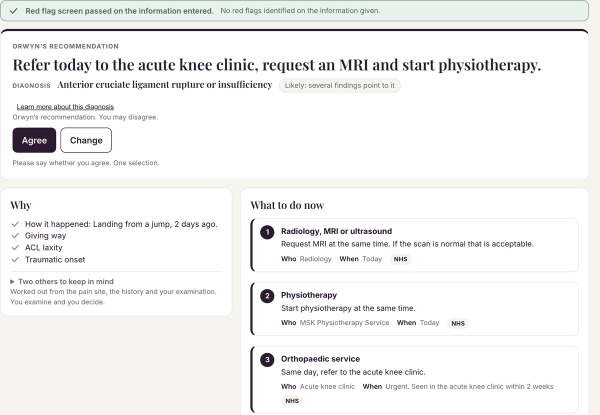
#> input picture img/01-result.png, 1200 x 829 px, found by its file name (shown at 1/2 size)
$ python build-pictures.py
#> lines starting #> are read from the running program, lines starting #| are printed output that depends on the picture
"""Build the website's product pictures from the brand folder.

Run from the repository root with a Python that has Pillow:
    python3 _tools/build-pictures.py

Source: Orwyn Ltd/04-brand/website-screenshots-v0.15/<slot>.png (2x screenshots).
Output: img/<slot>-1200.webp, img/<slot>-800.webp and img/<slot>.png (the PNG fallback).
Each slot keeps its name, so the pages need no change when a new picture arrives.
Slots with no source file are skipped and reported. This folder is not deployed (.vercelignore).
"""
import os, sys
from PIL import Image

HERE = os.path.dirname(os.path.abspath(__file__))
ROOT = os.path.dirname(HERE)
SRC = os.path.join(ROOT, '..', '..', '04-brand', 'website-screenshots-v0.15')

# slot name: (source file names to try, in order; optional crop height in source pixels)
SLOTS = {
    '01-result':               (['01-result.png', '01-result-acl.png'], None),
    '02-finish-letters':       (['02-finish-letters.png', '02-finish-letter-to-patient.png'], 2050),
    '03-surgeon-letter':       (['03-surgeon-letter.png', '03-letter-to-acute-knee-clinic.png'], None),
    '04-imaging-request':      (['04-imaging-request.png', '04-mri-request.png'], None),
    '05-safety-stop':          (['05-safety-stop.png', '05-safety-stop-screen.png'], None),
    '06-safety-questions':     (['06-safety-questions.png'], None),
    '07-mechanism-one-tap':    (['07-mechanism-one-tap.png'], None),
    '08-patient-page-phone':   (['08-patient-page-phone.png'], None),
    '09-clinic-note':          (['09-clinic-note.png'], None),
    '10-physiotherapy-referral': (['10-physiotherapy-referral.png'], None),
    '08-patient-page-phone-full': (['08-patient-page-phone-full.png'], None),
}

def build(slot, names, crop_h):
#> called with slot = '01-result'
    src = next((os.path.join(SRC, n) for n in names if os.path.exists(os.path.join(SRC, n))), None)
    if not src:
        return f'{slot}: no source yet, skipped'
    im = Image.open(src).convert('RGB')
#> im is the input picture: PIL image 1200x829 RGB; mean R, G, B 243.1, 242.6, 242.3
    if crop_h and im.height > crop_h:
        im = im.crop((0, 0, im.width, crop_h))
    out = []
    for w in (1200, 800):
        # a narrow source (a phone screen) is kept at its own width, never enlarged
        tw = min(w, im.width)
        r = im.resize((tw, round(im.height * tw / im.width)), Image.LANCZOS) if tw != im.width else im.copy()
        # keep whichever WebP is smaller: lossy, or lossless from the 256-colour version
        import io
        lossy, lossless = io.BytesIO(), io.BytesIO()
        r.save(lossy, 'WEBP', quality=82, method=6)
        r.quantize(256, method=Image.Quantize.MEDIANCUT, dither=Image.Dither.NONE).convert('RGB').save(lossless, 'WEBP', lossless=True, method=6)
        best = min(lossy, lossless, key=lambda b: b.getbuffer().nbytes)
        open(os.path.join(ROOT, 'img', f'{slot}-{w}.webp'), 'wb').write(best.getvalue())
        if w == 1200:
            r.quantize(256, method=Image.Quantize.MEDIANCUT, dither=Image.Dither.NONE).save(os.path.join(ROOT, 'img', f'{slot}.png'), optimize=True)
            out.append(f'{r.width}x{r.height}')
#> this loop made 2 passes
#> pass 2, in build, `r = im.resize((tw, round(im.height * tw / im.width)), Image.LANCZOS) i..`:
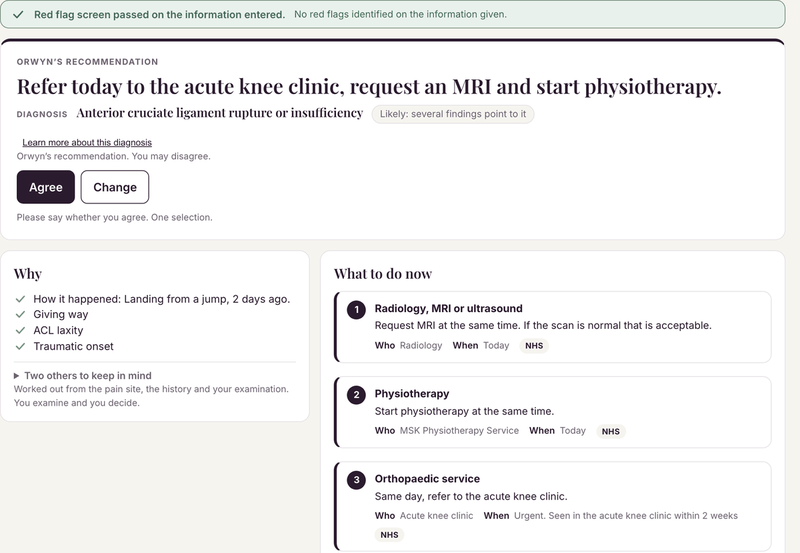
#> r: PIL image 800x553 RGB; mean R, G, B 242.8, 242.3, 242
#> after the loop, out = ['1200x829']
    return f'{slot}: from {os.path.basename(src)} {" ".join(out)} (update width and height in the pages if the size changed)'

if __name__ == '__main__':
    for slot, (names, crop) in SLOTS.items():
        print(build(slot, names, crop))
#> pass 2 of the loop `for slot, (names, crop) in SLOTS.items():`:
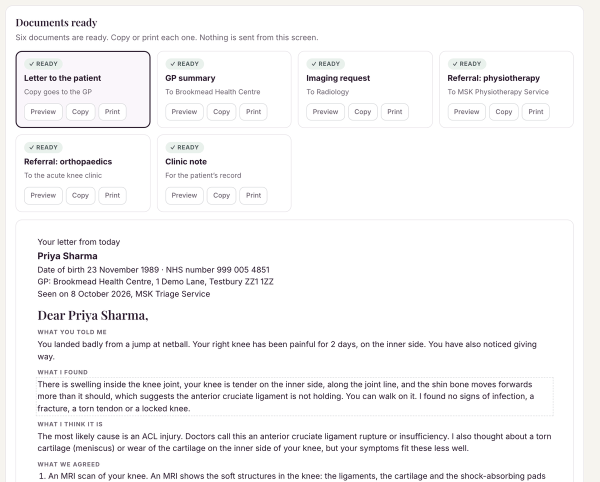
#> input picture img/02-finish-letters.png, 1200 x 964 px, found by its file name (shown at 1/2 size)
#> in build, im is the input picture: PIL image 1200x964 RGB; mean R, G, B 246.4, 245.7, 246.3
#> the loop in build (call 2), `for w in (1200, 800):` made 2 passes
#> pass 2, in build (call 2), `r = im.resize((tw, round(im.height * tw / im.width)), Image.LANCZOS) i..`:
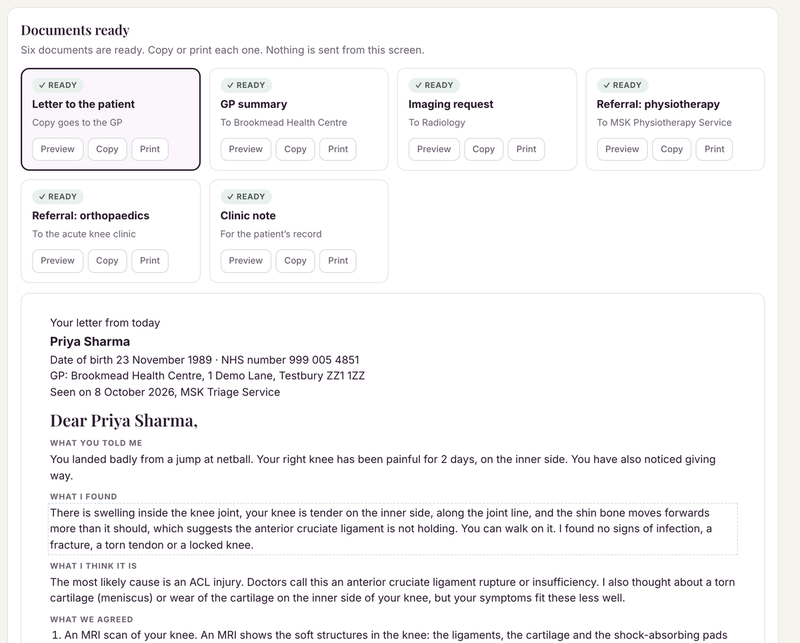
#> r: PIL image 800x643 RGB; mean R, G, B 246, 245.3, 245.9
#> after the loop in build (call 2), `for w in (1200, 800):`: out = ['1200x964']
#> pass 3 of the loop `for slot, (names, crop) in SLOTS.items():`:
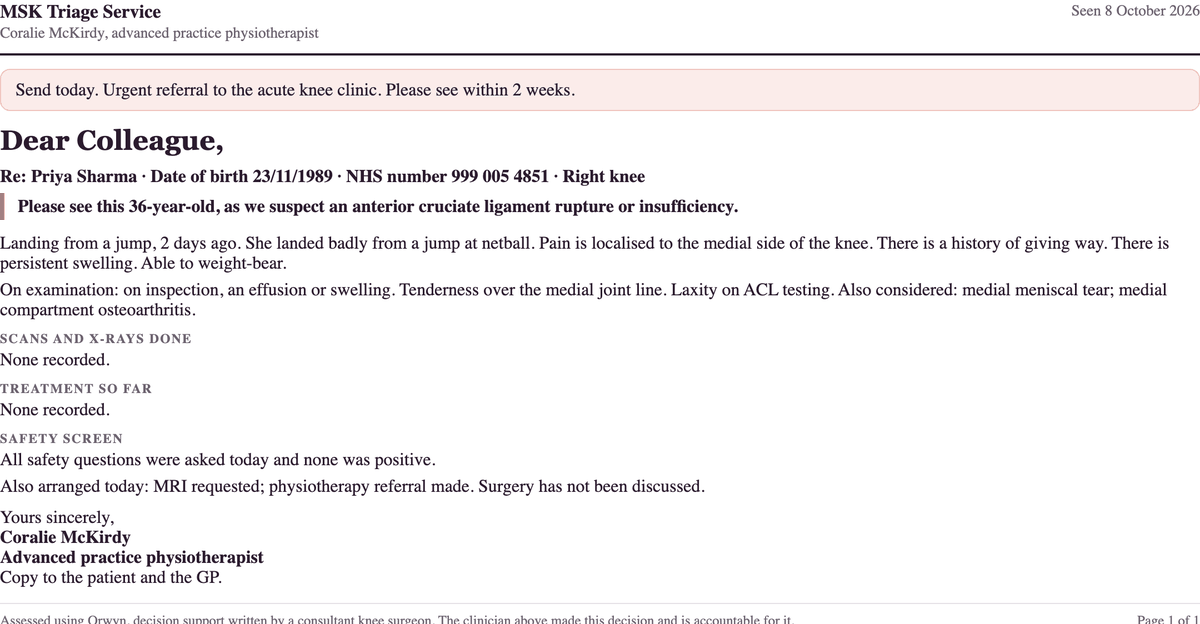
#> input picture img/03-surgeon-letter.png, 1200 x 624 px, found by its file name
#> in build, im is the input picture: PIL image 1200x624 RGB; mean R, G, B 244.4, 242.6, 243.3
#> the loop in build (call 3), `for w in (1200, 800):` made 2 passes
#> pass 2, in build (call 3), `r = im.resize((tw, round(im.height * tw / im.width)), Image.LANCZOS) i..`:
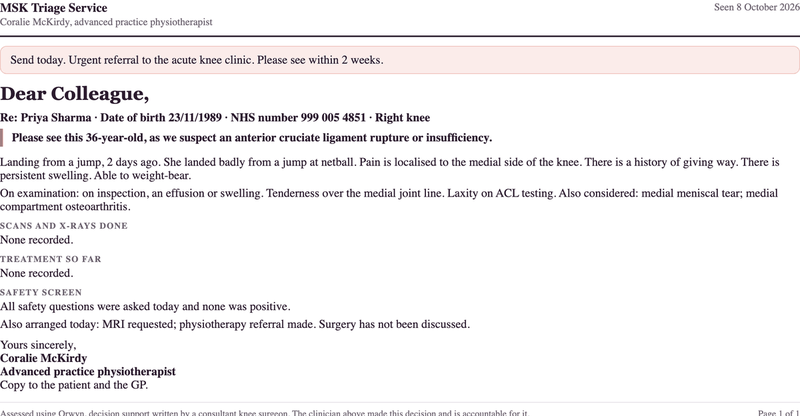
#> r: PIL image 800x416 RGB; mean R, G, B 244, 242.2, 243
#> after the loop in build (call 3), `for w in (1200, 800):`: out = ['1200x624']
#> the loop made 11 passes; the first 3 are shown
